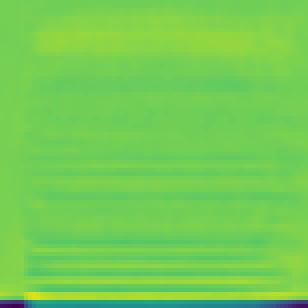
#> input picture mfcc_images/1/1.png, 77 x 77 px, found by its file name (shown 4 times larger)
$ python HashDeteCM.py
#> lines starting #> are read from the running program, lines starting #| are printed output that depends on the picture
# -*- coding: utf-8 -*-
import cv2
import numpy as np
import os

# Hash值对比
def cmpHash(hash1, hash2, shape=(10, 10)):
    n = 0
    # hash长度不同则返回-1代表传参出错
    if len(hash1) != len(hash2):
        return -1
    # 遍历判断
    for i in range(len(hash1)):
        # 相等则n计数+1，n最终为相似度
        if hash1[i] == hash2[i]:
            n = n + 1
    return n / (shape[0] * shape[1])

# 差值感知算法
def dHash(img, shape=(10, 10)):
    # 缩放10*11
    img = cv2.resize(img, (shape[0] + 1, shape[1]))
    # 转换灰度图
    gray = cv2.cvtColor(img, cv2.COLOR_BGR2GRAY)
    hash_str = ''
    # 每行前一个像素大于后一个像素为1，相反为0，生成哈希
    for i in range(shape[0]):
        for j in range(shape[1]):
            if gray[i, j] > gray[i, j + 1]:
                hash_str = hash_str + '1'
            else:
                hash_str = hash_str + '0'
    return hash_str

# 均值哈希算法
def aHash(img, shape=(10, 10)):
    # 缩放为10*10
    img = cv2.resize(img, shape)
    # 转换为灰度图
    gray = cv2.cvtColor(img, cv2.COLOR_BGR2GRAY)
    # s为像素和初值为0，hash_str为hash值初值为''
    s = 0
    hash_str = ''
    # 遍历累加求像素和
    for i in range(shape[0]):
        for j in range(shape[1]):
            s = s + gray[i, j]
    # 求平均灰度
    avg = s / 100
    # 灰度大于平均值为1相反为0生成图片的hash值
    for i in range(shape[0]):
        for j in range(shape[1]):
            if gray[i, j] > avg:
                hash_str = hash_str + '1'
            else:
                hash_str = hash_str + '0'
    return hash_str

# 感知哈希算法(pHash)
def pHash(img, shape=(10, 10)):
    # 缩放32*32
    img = cv2.resize(img, (32, 32))  # , interpolation=cv2.INTER_CUBIC

    # 转换为灰度图
    gray = cv2.cvtColor(img, cv2.COLOR_BGR2GRAY)
    # 将灰度图转为浮点型，再进行dct变换
    dct = cv2.dct(np.float32(gray))
    # opencv实现的掩码操作
    dct_roi = dct[0:10, 0:10]

    hash = []
    avreage = np.mean(dct_roi)
    for i in range(dct_roi.shape[0]):
        for j in range(dct_roi.shape[1]):
            if dct_roi[i, j] > avreage:
                hash.append(1)
            else:
                hash.append(0)
    return hash

def main():
    current_dir = os.path.dirname(os.path.abspath(__file__))
    img1_path = os.path.join(current_dir, 'VGG_MobileNet_mfcc_images', '1', '1.png')
    img2_path = os.path.join(current_dir, 'VGG_MobileNet_mfcc_images', '2', '3.png')
    print(img1_path,img2_path)
    # Read images
    img1 = cv2.imread(img1_path)
#> img1 is the input picture: shape (77, 77, 3); mean B, G, R 84, 205.7, 115.9
    img2 = cv2.imread(img2_path)
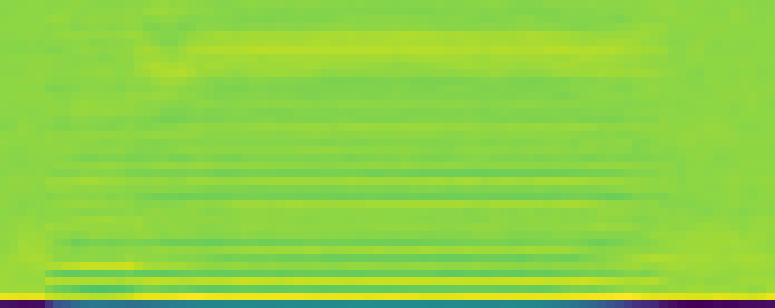
#> input picture VGG_MobileNet_mfcc_images/10/3.png, 775 x 308 px, found by its file name
#> img2 is the input picture: shape (308, 775, 3); mean B, G, R 68.6, 210.9, 141.1

    # Ensure images are read correctly
    if img1 is None or img2 is None:
        print("Error: One or both images could not be read. Check file paths.")
        return

    # Calculate hashes and compare
    hash1 = dHash(img1)
    hash2 = dHash(img2)
    n = cmpHash(hash1, hash2)
#> n = 0.58
    print('差值哈希算法相似度：', n)
#| 差值哈希算法相似度： 0.58

    hash1 = aHash(img1)
#> after the loop in aHash, `for i in range(shape[0]):`: s = 16742
#> in aHash, `avg = s / 100`: avg = 167.4
    hash2 = aHash(img2)
    n = cmpHash(hash1, hash2)
#> n = 0.5
    print('均值哈希算法相似度：', n)
#| 均值哈希算法相似度： 0.5

    hash1 = pHash(img1)
#> in pHash, `img = cv2.resize(img, (32, 32))`:
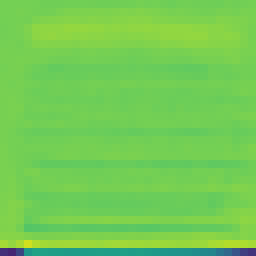
#> img: shape (32, 32, 3) (shown 8 times larger); mean of channels 0, 1, 2 84.1, 205.4, 115.4; drawn as B, G, R
#> in pHash, `gray = cv2.cvtColor(img, cv2.COLOR_BGR2GRAY)`:
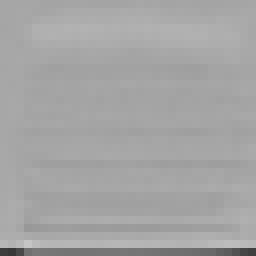
#> gray: shape (32, 32) (shown 8 times larger); min 56, max 197, mean 164.7
#> in pHash, `dct = cv2.dct(np.float32(gray))`:
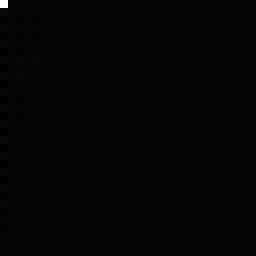
#> dct: shape (32, 32) float32 (shown 8 times larger); min -100.5, max 5269.3, mean 5.2; drawn with min black and max white
#> in pHash, `avreage = np.mean(dct_roi)`: avreage = 53.67
#> hash1 = 100 values, max 1 at index 0, min 0 at index 1, mean 0.04
    hash2 = pHash(img2)
#> call 2 of pHash, with shape = (10, 10)
#> in pHash (call 2), `img = cv2.resize(img, (32, 32))`:
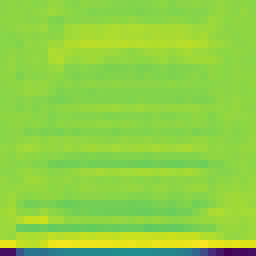
#> img: shape (32, 32, 3) (shown 8 times larger); mean of channels 0, 1, 2 68.1, 210.5, 142; drawn as B, G, R
#> in pHash (call 2), `gray = cv2.cvtColor(img, cv2.COLOR_BGR2GRAY)`:
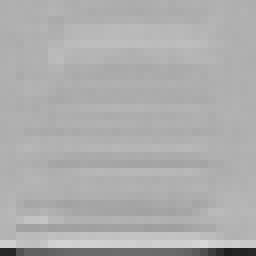
#> gray: shape (32, 32) (shown 8 times larger); min 31, max 214, mean 173.9
#> in pHash (call 2), `avreage = np.mean(dct_roi)`: avreage = 56.62
#> hash2 = 100 values, max 1 at index 0, min 0 at index 1, mean 0.07
    n = cmpHash(hash1, hash2)
#> n = 0.97
    print('感知哈希算法相似度：', n)
#| 感知哈希算法相似度： 0.97

if __name__ == "__main__":
    main()
